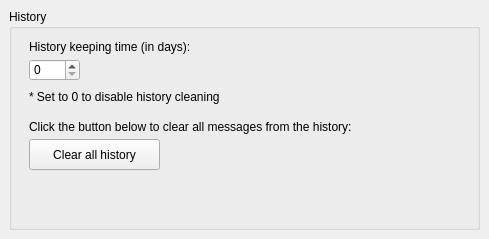
         <widget class="QWidget" name="pageHistory">
          <widget class="QGroupBox" name="groupBox">
           <property name="enabled">
            <bool>true</bool>
           </property>
           <property name="geometry">
            <rect>
             <x>9</x>
             <y>9</y>
             <width>471</width>
             <height>221</height>
            </rect>
           </property>
           <property name="title">
            <string comment="LBL_DLG_SETTINGS_HISTORY">History</string>
           </property>
           <widget class="QLabel" name="label_17">
            <property name="geometry">
             <rect>
              <x>20</x>
              <y>30</y>
              <width>441</width>
              <height>16</height>
             </rect>
            </property>
            <property name="text">
             <string comment="LBL_DLG_SETTINGS_HIST_MEMO1">History keeping time (in days):</string>
            </property>
           </widget>
           <widget class="QSpinBox" name="sbHistoryDays">
            <property name="geometry">
             <rect>
              <x>20</x>
              <y>50</y>
              <width>51</width>
              <height>22</height>
             </rect>
            </property>
           </widget>
           <widget class="QLabel" name="label_18">
            <property name="geometry">
             <rect>
              <x>20</x>
              <y>80</y>
              <width>441</width>
              <height>16</height>
             </rect>
            </property>
            <property name="text">
             <string comment="LBL_DLG_SETTINGS_HIST_MEMO2">* Set to 0 to disable history cleaning</string>
            </property>
           </widget>
           <widget class="QLabel" name="label_19">
            <property name="geometry">
             <rect>
              <x>20</x>
              <y>110</y>
              <width>441</width>
              <height>16</height>
             </rect>
            </property>
            <property name="text">
             <string comment="LBL_DLG_SETTINGS_HIST_MEMO3">Click the button below to clear all messages from the history:</string>
            </property>
           </widget>
           <widget class="QPushButton" name="pushButton_4">
            <property name="geometry">
             <rect>
              <x>20</x>
              <y>130</y>
              <width>131</width>
              <height>31</height>
             </rect>
            </property>
            <property name="text">
             <string comment="LBL_DLG_SETTINGS_HIST_CLEAR">Clear all history</string>
            </property>
           </widget>
          </widget>
         </widget>
